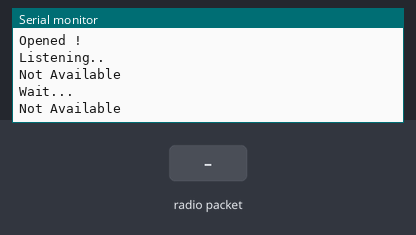
A sketch run on a simulated Arduino Uno, built with avr-gcc and run on an emulated ATmega328P. On the bench: the last lines printed to the serial monitor. Inputs (shaded band) come from the test bench. No radio packets arrive unless stated.

Above: at 3.3 s.
3.4 s: radio packet "1" arrives
At 6.2 s:
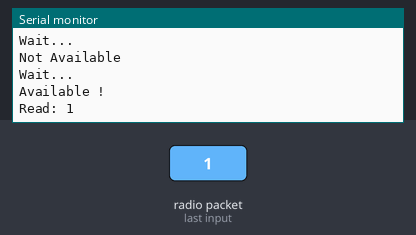
6.5 s: radio packet "0" arrives
At 8.1 s:
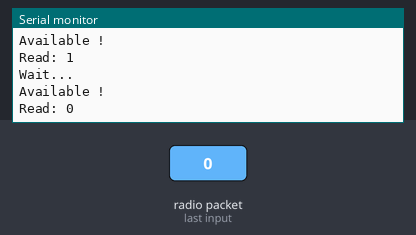
9.5 s: radio packet "2" arrives
At 11.2 s:
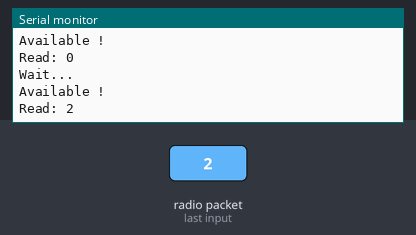

The sketch:

rx.ino
```cpp
#include <SPI.h>
#include <RF24.h>
#include <nRF24L01.h>

const int maxMsgLength=64;
char msg[maxMsgLength];

RF24 radio(9,10);
const uint64_t pipe=1;
void setup() {
  // put your setup code here, to run once:
Serial.begin(9600);
radio.begin();
radio.setPALevel(RF24_PA_MIN);
Serial.println("Started !");
radio.openReadingPipe(1,pipe);
Serial.println("Opened !");
radio.startListening();
Serial.println("Listening..");
}

void loop() {
  // put your main code here, to run repeatedly:
if(radio.available()){
  Serial.println("Available !");
  radio.read(msg,maxMsgLength - 1);
  Serial.println("Read: "+String(msg));
}else{
  Serial.println("Not Available");
}
delay(2500);
Serial.println("Wait...");
}
```

Measured:
- after the input at 3.4 s, the serial monitor: prints a new line after 1.6 s (image 1)
- after the input at 6.5 s, the serial monitor: prints a new line after 1.0 s (image 2)
- after the input at 9.5 s, the serial monitor: prints a new line after 0.53 s (image 3)
